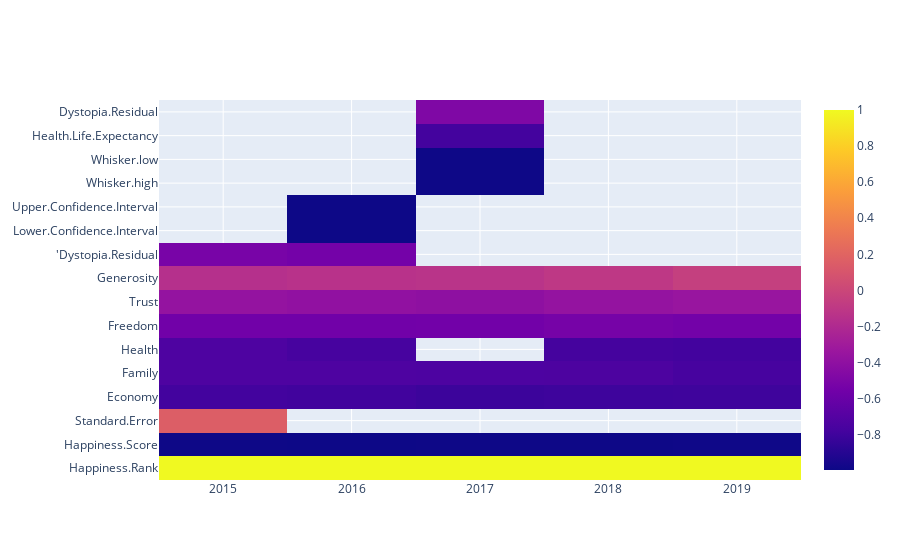

Here is the notebook cell this chart was saved with:
### Code cell
import plotly.graph_objects as go

fig = go.Figure(data=go.Heatmap({'z': corr_frame.values.tolist(),
            'x': corr_frame.columns.tolist(),
            'y': corr_frame.index.tolist()}))
fig.show()

### Figure 1 — Plotly figure (JSON) as saved in the notebook; plotly's stock layout.template omitted (floating-point values rounded to 4 significant figures)
{"data": [{"type": "heatmap", "x": ["2015", "2016", "2017", "2018", "2019"], "y": ["Happiness.Rank", "Happiness.Score", "Standard.Error", "Economy", "Family", "Health", "Freedom", "Trust", "Generosity", "'Dystopia.Residual", "Lower.Confidence.Interval", "Upper.Confidence.Interval", "Whisker.high", "Whisker.low", "Health.Life.Expectancy", "Dystopia.Residual"], "z": [[1, 1, 1, 1, 1], [-0.9921, -0.9957, -0.9928, -0.9917, -0.9891], [0.1585, null, null, null, null], [-0.7853, -0.7936, -0.8132, -0.8059, -0.8019], [-0.7336, -0.7333, -0.7368, -0.7375, -0.7675], [-0.7356, -0.768, null, -0.7787, -0.7874], [-0.5569, -0.5572, -0.5516, -0.5308, -0.5466], [-0.3723, -0.3871, -0.4058, -0.3711, -0.352], [-0.1601, -0.1454, -0.1326, -0.1036, -0.04799], [-0.522, -0.5426, null, null, null], [null, -0.9949, null, null, null], [null, -0.9955, null, null, null], [null, null, -0.9931, null, null], [null, null, -0.9915, null, null], [null, null, -0.7807, null, null], [null, null, -0.4845, null, null]]}], "layout": {}}
